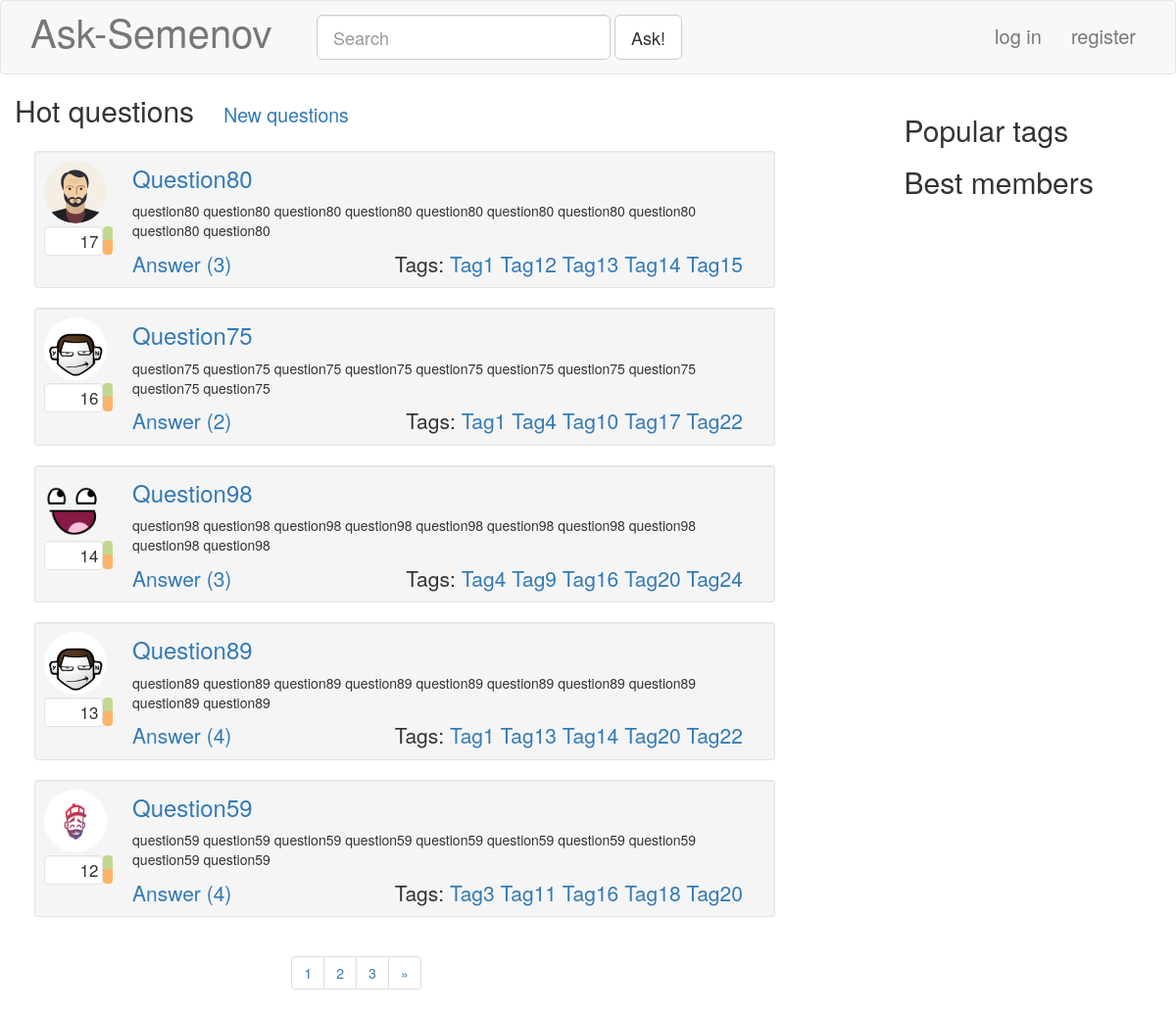
/hot/, run on the app's committed database.
### blog/models.py (models this page shows, shortened)
class Question( models.Model ):
	caption = models.CharField( null = False, blank = False, max_length = 100 )
	rating = models.IntegerField( null = False, default = 0 )
	text = models.TextField( null = False, blank = False )
	tags = models.ManyToManyField( 'Tag' )
	postDate = models.DateTimeField( null = False, blank = True, auto_now_add = True )
	author = models.ForeignKey( 'Profile', null = False, blank = False, on_delete = models.CASCADE )
	objects = QuestionManager()
	def answersCount( self ):
		return self.answer_set.count()
	class Meta:
		verbose_name = "Вопрос"
		verbose_name_plural = "Вопросы"

class Profile( models.Model ):
	user = models.OneToOneField( User, null = False, blank = False, on_delete = models.CASCADE )
	nickname = models.TextField( null = False, blank = False, max_length = 30 )
	image = models.ImageField( null = False, blank = True, upload_to = '', default = 'dummy.png', max_length = 100 )
	rating = models.IntegerField( null = False, default = 0 )
	objects = ProfileManager()
	class Meta:
		verbose_name = "Профиль"
		verbose_name_plural = "Профили"

class Tag( models.Model ):
	caption = models.CharField( unique = True, null = False, blank = False, max_length = 20 )
	objects = TagManager()
	def __str__( self ):
		return str( self.caption )
	class Meta:
		verbose_name = "Тэг"
		verbose_name_plural = "Тэги"

### blog/views.py (the view)
# urls.py: url(r'^hot/$', blogViews.hotQuestions, name="hotQuestions"),
def hotQuestions( request ):
	result = makeBase( request )
	questions = Question.objects.rating_sorted()
	result[ 'questions' ], result[ 'pageNumbers' ] = Paginate( request, questions, 5 )
	return render( request, 'hotquestions.html', result )

### blog/models.py (called while the page is built)
	def rating_sorted( self ):
		return super( QuestionManager, self ).order_by( '-rating', '-postDate' )

### blog/views.py (called while the page is built)
def makeBase( request ):
	result = {
		'hotTags': cache.get( 'popular_tags' ),
		'bestMembers': cache.get( 'best_members' ),
	}
	if ( request.user.is_authenticated ):
		result[ 'profile' ] = Profile.objects.get_by_login( request.user.username )
	else:
		result[ 'profile' ] = None
	return result

def Paginate( request, container, perPage ):
	paginator = Paginator( container, perPage )
	pageNumber = request.GET.get( 'page' ) #gets page from get parameters
	try:
		page = paginator.page( pageNumber )
	except PageNotAnInteger:
		page = paginator.page( 1 )
	except EmptyPage:
		page = paginator.page( paginator.num_pages )
	pageNumbers = []
	for i in range( -2, 3 ):
		if ( page.number + i ) in paginator.page_range:
			pageNumbers.append( page.number + i )
	return page, pageNumbers

### templates/hotquestions.html
{% extends "index.html" %}
{% block customContentCaption %}
<div class="container-fluid">
	{% url 'mainPage' as mainPageURL %}
	<h2>Hot questions<small class="ask-questionListSubHeader"><a href="{{ mainPageURL }}">New questions</a></small></h2>
</div>
{% endblock %}

### templates/singlequestion.html
{% load static %}
<div id="question{{ question.id }}" class="well well-sm ask-questionListElement">
	<div class="media">
		<div class="media-left ask-questionListElementUserBlock">
			<a href="#">
				<img class="media-object img-circle ask-questionProfileImage" src="{{ question.author.image.url }}">
			</a>
			<div class="ask-questionRatingBlock">
				<div id="qrf{{ question.id }}" class="well pull-left text-right ask-questionRatingField">
					{{ question.rating }}
				</div>
				<div id="qrbg{{ question.id }}" class="btn-group-vertical pull-left ask-questionRatingButtonsGroup" role="group">
						<button type="button" class="btn ask-ratingButton ask-ratingUpButton"></button>
						<button type="button" class="btn ask-ratingButton ask-ratingDownButton"></button>
				</div>
			</div>
		</div>
		<div class="media-right ask-questionListElementQuestionBlock">
			{% url 'answer' question.id as questionURL %}
			<h3 class="ask-questionListElementCaption"><a href="{{ questionURL }}"> {{ question.caption }} </a></h3>
			<div><p> {{ question.text }} </p></div><br>
			<div class="ask-questionListElementBottomLine">
				{% url 'answer' question.id as questionURL %}
				<a class="lead" href="{{ questionURL }}">Answer ({{ question.answersCount }})</a>
				<span class="lead pull-right ask-questionListElementTags">
					Tags:
				{% for tag in question.tags.all %}
				{% url 'taggedQuestions' tag as taggedQuestionsUrl %}
					<a href="{{ taggedQuestionsUrl }}">{{ tag }}</a>
				{% endfor %}
				</span>
			</div>
		</div>
	</div>
</div>

### static/css/base.css (style rules this page uses)
.html, body { height: 100%; }

### static/css/questionlist.css (style rules this page uses)
.ask-questionListSubHeader { margin-left: 30px; }
.ask-questionListElement { margin-top: 15px; padding: 9px; }
.ask-questionProfileImage { width: 64px; height: 64px; }
.ask-questionRatingBlock { margin-top: 3px; width:70px; height: 30px; }
.ask-questionRatingField { min-height: 0px; width: 85%; height: 100%; margin: 0px; padding: 2px 3px; font-size: 17px; background-color: white; }
.ask-questionRatingButtonsGroup { width: 15%; height: 100%; }
.ask-ratingButton { width: 100%; height: 50%; margin: 0px; padding: 0px; }
.ask-ratingUpButton { background-color: #c0d890; }
.ask-ratingDownButton { background-color: #ffb366; }
.ask-questionListElementQuestionBlock { position: relative; padding-bottom: 9px; padding-right: 15px; width:100%; }
.ask-questionListElementCaption { margin-top: 5px; }
.ask-questionListElementBottomLine { position: absolute; width: 95%; bottom: 0px; }
.ask-questionListElementBottomLine > .lead { margin-bottom: 0px; }

### data on the page
Question: author.image (picture), rating "17", caption "Question80", text "question80 question80 question80 question80 question80 question80 question80 question80 question80 question80", answersCount "3"
Tag: caption "Tag1"
Tag: caption "Tag12"
Tag: caption "Tag13"
Tag: caption "Tag14"
Tag: caption "Tag15"
Question: author.image (picture), rating "16", caption "Question75", text "question75 question75 question75 question75 question75 question75 question75 question75 question75 question75", answersCount "2"
Tag: caption "Tag4"
Tag: caption "Tag10"
Tag: caption "Tag17"
Tag: caption "Tag22"
Question: author.image (picture), rating "14", caption "Question98", text "question98 question98 question98 question98 question98 question98 question98 question98 question98 question98", answersCount "3"
Tag: caption "Tag9"
Tag: caption "Tag16"
Tag: caption "Tag20"
Tag: caption "Tag24"
Question: author.image (picture), rating "13", caption "Question89", text "question89 question89 question89 question89 question89 question89 question89 question89 question89 question89", answersCount "4"
Question: author.image (picture), rating "12", caption "Question59", text "question59 question59 question59 question59 question59 question59 question59 question59 question59 question59", answersCount "4"
Tag: caption "Tag3"
Tag: caption "Tag11"
Tag: caption "Tag18"

### other printed values
{{ pageNumber }} "1" "2" "3"
